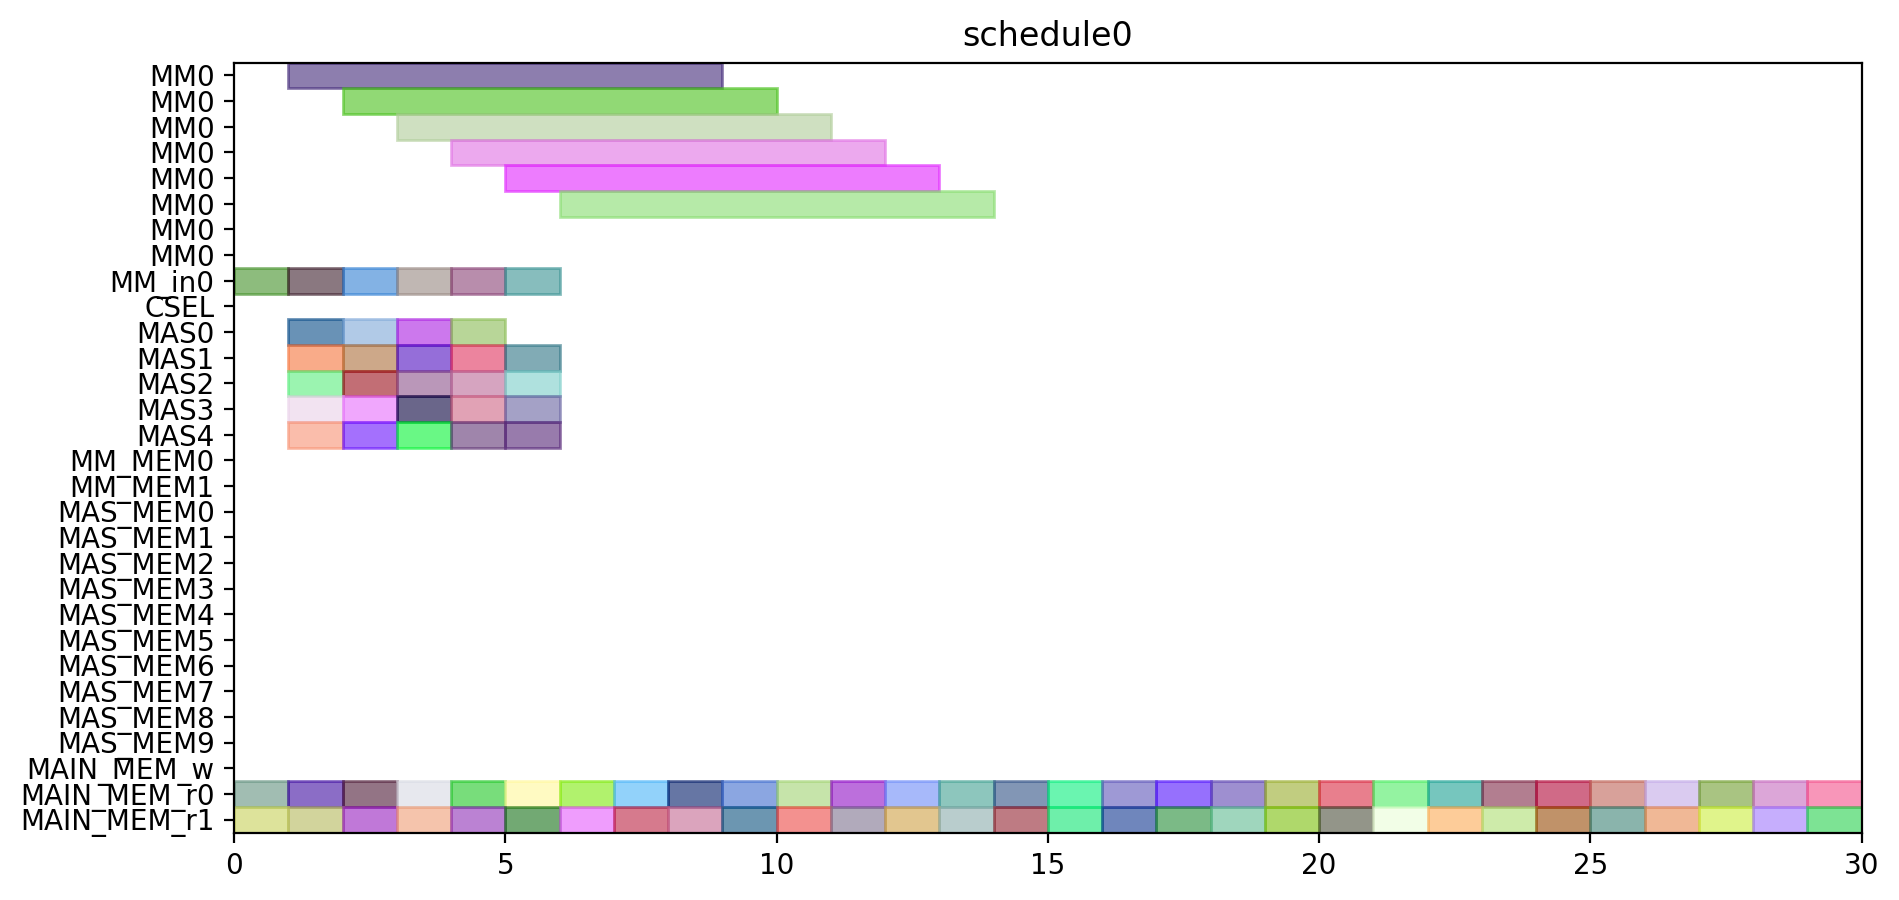

Write Python code to recreate this figure.
from pyschedule import Scenario, solvers, plotters, alt


def solve():
	horizon = 149
	S = Scenario("schedule0", horizon=horizon)

	# resource
	MM = S.Resources('MM', num=1, size=8)
	MM_in = S.Resources('MM_in', num=1)
	CSEL = S.Resource('CSEL')
	MAS = S.Resources('MAS', num=5, size=1, periods=range(1, horizon))
	MM_MEM = S.Resources('MM_MEM', num=2)
	MAS_MEM = S.Resources('MAS_MEM', num=10)
	MAIN_MEM_w = S.Resource('MAIN_MEM_w', size=1)
	MAIN_MEM_r = S.Resources('MAIN_MEM_r', num=2)

	# result of previous scheduling

	# new tasks
	d_t0_a1_0 = S.Task('d_t0_a1_0', length=1, delay_cost=1)
	d_t0_a1_0 += alt(MAS)

	d_t0_a1_0_mem0 = S.Task('d_t0_a1_0_mem0', length=1, delay_cost=1)
	d_t0_a1_0_mem0 += MAIN_MEM_r[0]
	d_t0_a1_0_mem1 = S.Task('d_t0_a1_0_mem1', length=1, delay_cost=1)
	d_t0_a1_0_mem1 += MAIN_MEM_r[1]
	d_t0_a1_1 = S.Task('d_t0_a1_1', length=1, delay_cost=1)
	d_t0_a1_1 += alt(MAS)

	d_t0_a1_1_mem0 = S.Task('d_t0_a1_1_mem0', length=1, delay_cost=1)
	d_t0_a1_1_mem0 += MAIN_MEM_r[0]
	d_t0_a1_1_mem1 = S.Task('d_t0_a1_1_mem1', length=1, delay_cost=1)
	d_t0_a1_1_mem1 += MAIN_MEM_r[1]
	d_t0_t10 = S.Task('d_t0_t10', length=1, delay_cost=1)
	d_t0_t10 += alt(MAS)

	d_t0_t10_mem0 = S.Task('d_t0_t10_mem0', length=1, delay_cost=1)
	d_t0_t10_mem0 += MAIN_MEM_r[0]
	d_t0_t10_mem1 = S.Task('d_t0_t10_mem1', length=1, delay_cost=1)
	d_t0_t10_mem1 += MAIN_MEM_r[1]
	d_t0_t11 = S.Task('d_t0_t11', length=1, delay_cost=1)
	d_t0_t11 += alt(MAS)

	d_t0_t11_mem0 = S.Task('d_t0_t11_mem0', length=1, delay_cost=1)
	d_t0_t11_mem0 += MAIN_MEM_r[0]
	d_t0_t11_mem1 = S.Task('d_t0_t11_mem1', length=1, delay_cost=1)
	d_t0_t11_mem1 += MAIN_MEM_r[1]
	d_t0_t3_t0_in = S.Task('d_t0_t3_t0_in', length=1, delay_cost=1)
	d_t0_t3_t0_in += alt(MM_in)
	d_t0_t3_t0 = S.Task('d_t0_t3_t0', length=8, delay_cost=1)
	d_t0_t3_t0 += alt(MM)
	S += d_t0_t3_t0>=d_t0_t3_t0_in

	d_t0_t3_t0_mem0 = S.Task('d_t0_t3_t0_mem0', length=1, delay_cost=1)
	d_t0_t3_t0_mem0 += MAIN_MEM_r[0]
	d_t0_t3_t0_mem1 = S.Task('d_t0_t3_t0_mem1', length=1, delay_cost=1)
	d_t0_t3_t0_mem1 += MAIN_MEM_r[1]
	d_t0_t3_t1_in = S.Task('d_t0_t3_t1_in', length=1, delay_cost=1)
	d_t0_t3_t1_in += alt(MM_in)
	d_t0_t3_t1 = S.Task('d_t0_t3_t1', length=8, delay_cost=1)
	d_t0_t3_t1 += alt(MM)
	S += d_t0_t3_t1>=d_t0_t3_t1_in

	d_t0_t3_t1_mem0 = S.Task('d_t0_t3_t1_mem0', length=1, delay_cost=1)
	d_t0_t3_t1_mem0 += MAIN_MEM_r[0]
	d_t0_t3_t1_mem1 = S.Task('d_t0_t3_t1_mem1', length=1, delay_cost=1)
	d_t0_t3_t1_mem1 += MAIN_MEM_r[1]
	d_t0_t3_t2 = S.Task('d_t0_t3_t2', length=1, delay_cost=1)
	d_t0_t3_t2 += alt(MAS)

	d_t0_t3_t2_mem0 = S.Task('d_t0_t3_t2_mem0', length=1, delay_cost=1)
	d_t0_t3_t2_mem0 += MAIN_MEM_r[0]
	d_t0_t3_t2_mem1 = S.Task('d_t0_t3_t2_mem1', length=1, delay_cost=1)
	d_t0_t3_t2_mem1 += MAIN_MEM_r[1]
	d_t0_t3_t3 = S.Task('d_t0_t3_t3', length=1, delay_cost=1)
	d_t0_t3_t3 += alt(MAS)

	d_t0_t3_t3_mem0 = S.Task('d_t0_t3_t3_mem0', length=1, delay_cost=1)
	d_t0_t3_t3_mem0 += MAIN_MEM_r[0]
	d_t0_t3_t3_mem1 = S.Task('d_t0_t3_t3_mem1', length=1, delay_cost=1)
	d_t0_t3_t3_mem1 += MAIN_MEM_r[1]
	d_t1_a1_0 = S.Task('d_t1_a1_0', length=1, delay_cost=1)
	d_t1_a1_0 += alt(MAS)

	d_t1_a1_0_mem0 = S.Task('d_t1_a1_0_mem0', length=1, delay_cost=1)
	d_t1_a1_0_mem0 += MAIN_MEM_r[0]
	d_t1_a1_0_mem1 = S.Task('d_t1_a1_0_mem1', length=1, delay_cost=1)
	d_t1_a1_0_mem1 += MAIN_MEM_r[1]
	d_t1_a1_1 = S.Task('d_t1_a1_1', length=1, delay_cost=1)
	d_t1_a1_1 += alt(MAS)

	d_t1_a1_1_mem0 = S.Task('d_t1_a1_1_mem0', length=1, delay_cost=1)
	d_t1_a1_1_mem0 += MAIN_MEM_r[0]
	d_t1_a1_1_mem1 = S.Task('d_t1_a1_1_mem1', length=1, delay_cost=1)
	d_t1_a1_1_mem1 += MAIN_MEM_r[1]
	d_t1_t10 = S.Task('d_t1_t10', length=1, delay_cost=1)
	d_t1_t10 += alt(MAS)

	d_t1_t10_mem0 = S.Task('d_t1_t10_mem0', length=1, delay_cost=1)
	d_t1_t10_mem0 += MAIN_MEM_r[0]
	d_t1_t10_mem1 = S.Task('d_t1_t10_mem1', length=1, delay_cost=1)
	d_t1_t10_mem1 += MAIN_MEM_r[1]
	d_t1_t11 = S.Task('d_t1_t11', length=1, delay_cost=1)
	d_t1_t11 += alt(MAS)

	d_t1_t11_mem0 = S.Task('d_t1_t11_mem0', length=1, delay_cost=1)
	d_t1_t11_mem0 += MAIN_MEM_r[0]
	d_t1_t11_mem1 = S.Task('d_t1_t11_mem1', length=1, delay_cost=1)
	d_t1_t11_mem1 += MAIN_MEM_r[1]
	d_t1_t3_t0_in = S.Task('d_t1_t3_t0_in', length=1, delay_cost=1)
	d_t1_t3_t0_in += alt(MM_in)
	d_t1_t3_t0 = S.Task('d_t1_t3_t0', length=8, delay_cost=1)
	d_t1_t3_t0 += alt(MM)
	S += d_t1_t3_t0>=d_t1_t3_t0_in

	d_t1_t3_t0_mem0 = S.Task('d_t1_t3_t0_mem0', length=1, delay_cost=1)
	d_t1_t3_t0_mem0 += MAIN_MEM_r[0]
	d_t1_t3_t0_mem1 = S.Task('d_t1_t3_t0_mem1', length=1, delay_cost=1)
	d_t1_t3_t0_mem1 += MAIN_MEM_r[1]
	d_t1_t3_t1_in = S.Task('d_t1_t3_t1_in', length=1, delay_cost=1)
	d_t1_t3_t1_in += alt(MM_in)
	d_t1_t3_t1 = S.Task('d_t1_t3_t1', length=8, delay_cost=1)
	d_t1_t3_t1 += alt(MM)
	S += d_t1_t3_t1>=d_t1_t3_t1_in

	d_t1_t3_t1_mem0 = S.Task('d_t1_t3_t1_mem0', length=1, delay_cost=1)
	d_t1_t3_t1_mem0 += MAIN_MEM_r[0]
	d_t1_t3_t1_mem1 = S.Task('d_t1_t3_t1_mem1', length=1, delay_cost=1)
	d_t1_t3_t1_mem1 += MAIN_MEM_r[1]
	d_t1_t3_t2 = S.Task('d_t1_t3_t2', length=1, delay_cost=1)
	d_t1_t3_t2 += alt(MAS)

	d_t1_t3_t2_mem0 = S.Task('d_t1_t3_t2_mem0', length=1, delay_cost=1)
	d_t1_t3_t2_mem0 += MAIN_MEM_r[0]
	d_t1_t3_t2_mem1 = S.Task('d_t1_t3_t2_mem1', length=1, delay_cost=1)
	d_t1_t3_t2_mem1 += MAIN_MEM_r[1]
	d_t1_t3_t3 = S.Task('d_t1_t3_t3', length=1, delay_cost=1)
	d_t1_t3_t3 += alt(MAS)

	d_t1_t3_t3_mem0 = S.Task('d_t1_t3_t3_mem0', length=1, delay_cost=1)
	d_t1_t3_t3_mem0 += MAIN_MEM_r[0]
	d_t1_t3_t3_mem1 = S.Task('d_t1_t3_t3_mem1', length=1, delay_cost=1)
	d_t1_t3_t3_mem1 += MAIN_MEM_r[1]
	d_t2_a1_0 = S.Task('d_t2_a1_0', length=1, delay_cost=1)
	d_t2_a1_0 += alt(MAS)

	d_t2_a1_0_mem0 = S.Task('d_t2_a1_0_mem0', length=1, delay_cost=1)
	d_t2_a1_0_mem0 += MAIN_MEM_r[0]
	d_t2_a1_0_mem1 = S.Task('d_t2_a1_0_mem1', length=1, delay_cost=1)
	d_t2_a1_0_mem1 += MAIN_MEM_r[1]
	d_t2_a1_1 = S.Task('d_t2_a1_1', length=1, delay_cost=1)
	d_t2_a1_1 += alt(MAS)

	d_t2_a1_1_mem0 = S.Task('d_t2_a1_1_mem0', length=1, delay_cost=1)
	d_t2_a1_1_mem0 += MAIN_MEM_r[0]
	d_t2_a1_1_mem1 = S.Task('d_t2_a1_1_mem1', length=1, delay_cost=1)
	d_t2_a1_1_mem1 += MAIN_MEM_r[1]
	d_t2_t10 = S.Task('d_t2_t10', length=1, delay_cost=1)
	d_t2_t10 += alt(MAS)

	d_t2_t10_mem0 = S.Task('d_t2_t10_mem0', length=1, delay_cost=1)
	d_t2_t10_mem0 += MAIN_MEM_r[0]
	d_t2_t10_mem1 = S.Task('d_t2_t10_mem1', length=1, delay_cost=1)
	d_t2_t10_mem1 += MAIN_MEM_r[1]
	d_t2_t11 = S.Task('d_t2_t11', length=1, delay_cost=1)
	d_t2_t11 += alt(MAS)

	d_t2_t11_mem0 = S.Task('d_t2_t11_mem0', length=1, delay_cost=1)
	d_t2_t11_mem0 += MAIN_MEM_r[0]
	d_t2_t11_mem1 = S.Task('d_t2_t11_mem1', length=1, delay_cost=1)
	d_t2_t11_mem1 += MAIN_MEM_r[1]
	d_t2_t3_t0_in = S.Task('d_t2_t3_t0_in', length=1, delay_cost=1)
	d_t2_t3_t0_in += alt(MM_in)
	d_t2_t3_t0 = S.Task('d_t2_t3_t0', length=8, delay_cost=1)
	d_t2_t3_t0 += alt(MM)
	S += d_t2_t3_t0>=d_t2_t3_t0_in

	d_t2_t3_t0_mem0 = S.Task('d_t2_t3_t0_mem0', length=1, delay_cost=1)
	d_t2_t3_t0_mem0 += MAIN_MEM_r[0]
	d_t2_t3_t0_mem1 = S.Task('d_t2_t3_t0_mem1', length=1, delay_cost=1)
	d_t2_t3_t0_mem1 += MAIN_MEM_r[1]
	d_t2_t3_t1_in = S.Task('d_t2_t3_t1_in', length=1, delay_cost=1)
	d_t2_t3_t1_in += alt(MM_in)
	d_t2_t3_t1 = S.Task('d_t2_t3_t1', length=8, delay_cost=1)
	d_t2_t3_t1 += alt(MM)
	S += d_t2_t3_t1>=d_t2_t3_t1_in

	d_t2_t3_t1_mem0 = S.Task('d_t2_t3_t1_mem0', length=1, delay_cost=1)
	d_t2_t3_t1_mem0 += MAIN_MEM_r[0]
	d_t2_t3_t1_mem1 = S.Task('d_t2_t3_t1_mem1', length=1, delay_cost=1)
	d_t2_t3_t1_mem1 += MAIN_MEM_r[1]
	d_t2_t3_t2 = S.Task('d_t2_t3_t2', length=1, delay_cost=1)
	d_t2_t3_t2 += alt(MAS)

	d_t2_t3_t2_mem0 = S.Task('d_t2_t3_t2_mem0', length=1, delay_cost=1)
	d_t2_t3_t2_mem0 += MAIN_MEM_r[0]
	d_t2_t3_t2_mem1 = S.Task('d_t2_t3_t2_mem1', length=1, delay_cost=1)
	d_t2_t3_t2_mem1 += MAIN_MEM_r[1]
	d_t2_t3_t3 = S.Task('d_t2_t3_t3', length=1, delay_cost=1)
	d_t2_t3_t3 += alt(MAS)

	d_t2_t3_t3_mem0 = S.Task('d_t2_t3_t3_mem0', length=1, delay_cost=1)
	d_t2_t3_t3_mem0 += MAIN_MEM_r[0]
	d_t2_t3_t3_mem1 = S.Task('d_t2_t3_t3_mem1', length=1, delay_cost=1)
	d_t2_t3_t3_mem1 += MAIN_MEM_r[1]
	d_t3000 = S.Task('d_t3000', length=1, delay_cost=1)
	d_t3000 += alt(MAS)

	d_t3000_mem0 = S.Task('d_t3000_mem0', length=1, delay_cost=1)
	d_t3000_mem0 += MAIN_MEM_r[0]
	d_t3000_mem1 = S.Task('d_t3000_mem1', length=1, delay_cost=1)
	d_t3000_mem1 += MAIN_MEM_r[1]
	d_t3001 = S.Task('d_t3001', length=1, delay_cost=1)
	d_t3001 += alt(MAS)

	d_t3001_mem0 = S.Task('d_t3001_mem0', length=1, delay_cost=1)
	d_t3001_mem0 += MAIN_MEM_r[0]
	d_t3001_mem1 = S.Task('d_t3001_mem1', length=1, delay_cost=1)
	d_t3001_mem1 += MAIN_MEM_r[1]
	d_t3010 = S.Task('d_t3010', length=1, delay_cost=1)
	d_t3010 += alt(MAS)

	d_t3010_mem0 = S.Task('d_t3010_mem0', length=1, delay_cost=1)
	d_t3010_mem0 += MAIN_MEM_r[0]
	d_t3010_mem1 = S.Task('d_t3010_mem1', length=1, delay_cost=1)
	d_t3010_mem1 += MAIN_MEM_r[1]
	d_t3011 = S.Task('d_t3011', length=1, delay_cost=1)
	d_t3011 += alt(MAS)

	d_t3011_mem0 = S.Task('d_t3011_mem0', length=1, delay_cost=1)
	d_t3011_mem0 += MAIN_MEM_r[0]
	d_t3011_mem1 = S.Task('d_t3011_mem1', length=1, delay_cost=1)
	d_t3011_mem1 += MAIN_MEM_r[1]
	d_t4000 = S.Task('d_t4000', length=1, delay_cost=1)
	d_t4000 += alt(MAS)

	d_t4000_mem0 = S.Task('d_t4000_mem0', length=1, delay_cost=1)
	d_t4000_mem0 += MAIN_MEM_r[0]
	d_t4000_mem1 = S.Task('d_t4000_mem1', length=1, delay_cost=1)
	d_t4000_mem1 += MAIN_MEM_r[1]
	d_t4001 = S.Task('d_t4001', length=1, delay_cost=1)
	d_t4001 += alt(MAS)

	d_t4001_mem0 = S.Task('d_t4001_mem0', length=1, delay_cost=1)
	d_t4001_mem0 += MAIN_MEM_r[0]
	d_t4001_mem1 = S.Task('d_t4001_mem1', length=1, delay_cost=1)
	d_t4001_mem1 += MAIN_MEM_r[1]
	solvers.mip.solve(S,msg=1,kind='CPLEX',ratio_gap=1.01)

	solution = [['hoge']*len(S.solution()[1]) for i in range(len(S.solution()))]
	for i in range(len(S.solution())):
		for j in range(len(S.solution()[i])):
			solution[i][j]=str(S.solution()[i][j])
	print(solution)

	cycles = int(solution[-1][3])

	pic_file_name = "/home/mfukuda/ABE/multiRAM_multiMAS_16mux/scheduling_result/stage8MM1_stage1MAS5/FP12_LADDERMUL/schedule0.png"
	if(S.solution() != []):
		plotters.matplotlib.plot(S,img_filename=pic_file_name, show_task_labels=False, fig_size=(cycles*0.25+3, 5))

	return solution
